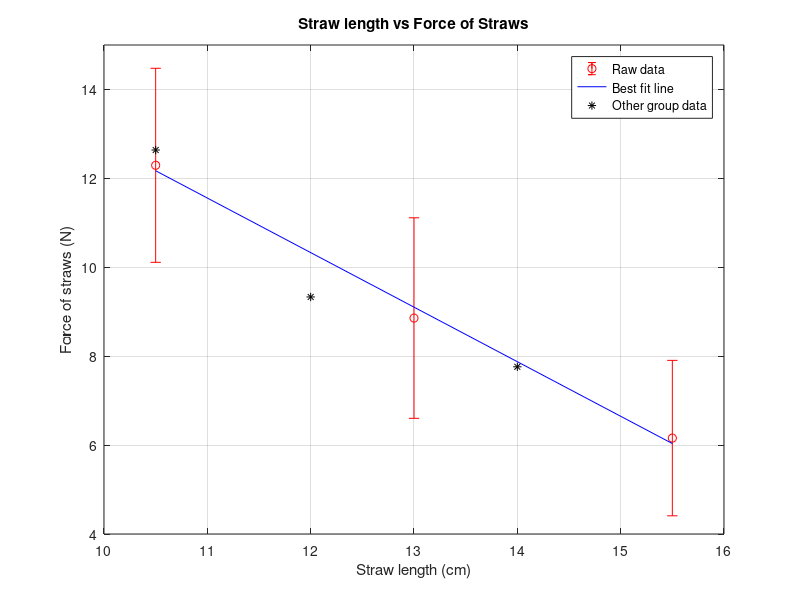
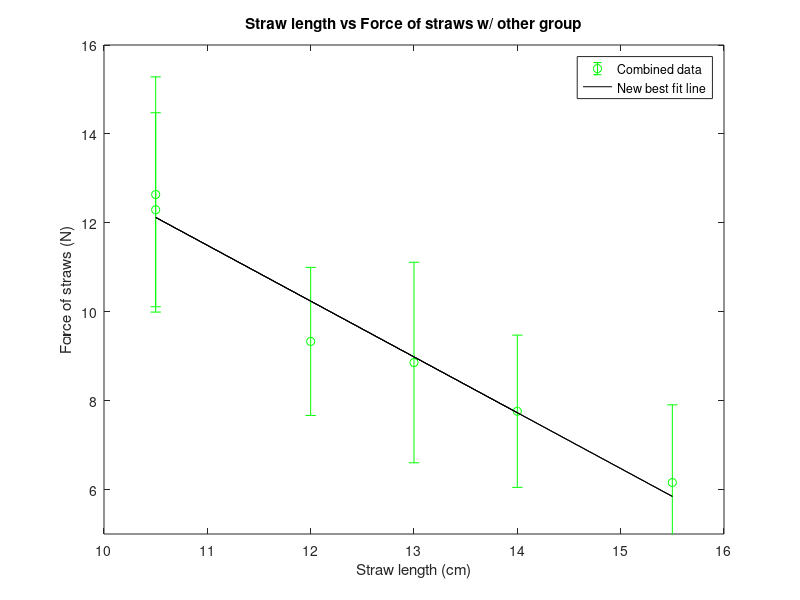

Reproduce these figures in MATLAB, in order.
ls
%loads file and puts data in vectors
load length_vs_strength.mat -ascii
mat = length_vs_strength;
%Displays the mean bucking load and standard deviation for each of the
%straw lengths in our group
%puts data into vectors for simplicity
len = mat(1,:);
mean_force = (.312 + mat(2,:) * 1.62  / 9.8) / .198;
std_dev = (.312 + mat(3,:) * 1.62 /9.8) / .198;
clearvars mat;
%Puts data for our group into vectors 
len1 = len(1:3);
load1 = mean_force(1:3);
std_dev1 = std_dev(1:3);
figure(1)
errorbar(len1,load1,std_dev1,'ro')
%Gets best linear line
coeff = polyfit(len1,load1,1);
best_fit_line = coeff(1) * len1 + coeff(2);
hold on
%Plots best fit linear line
plot(len1,best_fit_line,'b')
title('Straw length vs Force of Straws')
xlabel('Straw length (cm)')
ylabel('Force of straws (N)')
xmin = min(len1) - .5; xmax = max(len1) + .5; 
ymin = 4; ymax = 15;
axis([xmin, xmax, ymin, ymax])
grid on
%Gets error and prints
len2 = len(4:6);
load2 = mean_force(4:6);
std_dev2 = std_dev(4:6);

plot(len2,load2,'k*')
legend('Raw data','Best fit line','Other group data')
%Calculates error
err = sum(abs(best_fit_line - load1)) / length(best_fit_line);
%Prints slope,intercept and error
fprintf('THE BEST FIT LINE:\nSlope: %.3f\n',coeff(1))
fprintf('Intercept: %.3f\n',coeff(2))
fprintf('Average error between best fit line and our data is: %.3f\n',err)
clearvars len1 load1 std_dev1
%New best line with our groups data:
figure(2)
%Combines data with second group
total_len = len(1:6);
total_load = mean_force(1:6);
total_std_dev = std_dev(1:6);
%Graphs points w/ vertical error bars
errorbar(total_len, total_load, total_std_dev,'go')
%Gets coefficients of new best fit line, calculates new best fit line
coeff_2 = polyfit(total_len,total_load,1);
best_fit_line = coeff_2(1) * total_len + coeff_2(2);

%Calculates average error with new best fit line
err = sum(abs(best_fit_line - total_load)) / 6;
%plots best fit line and adds label,title, and legend
hold on
plot(total_len,best_fit_line,'k')
xlabel('Straw length (cm)')
ylabel('Force of straws (N)')
title('Straw length vs Force of straws w/ other group')
legend('Combined data','New best fit line')
xmin = min(total_len) - .5; xmax = max(total_len) + .5; 
ymin = 5; ymax = 16;
axis([xmin, xmax, ymin, ymax])
%Prints new slope,intercept and average error
disp('NEW BEST FIT LINE: ')
fprintf('Slope: %.3f\n',coeff_2(1))
fprintf('Intercept: %.3f\n',coeff_2(2))
fprintf('Average error is %.3f\n',err)




